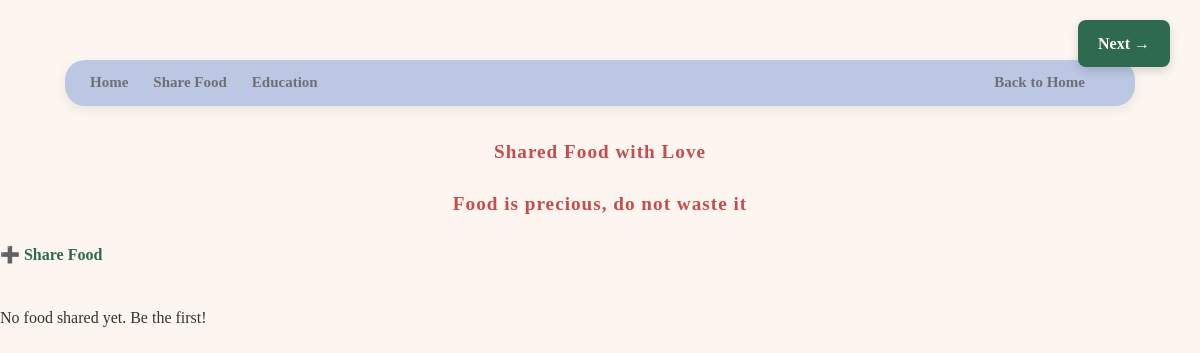
The page /index on the database as committed earlier.
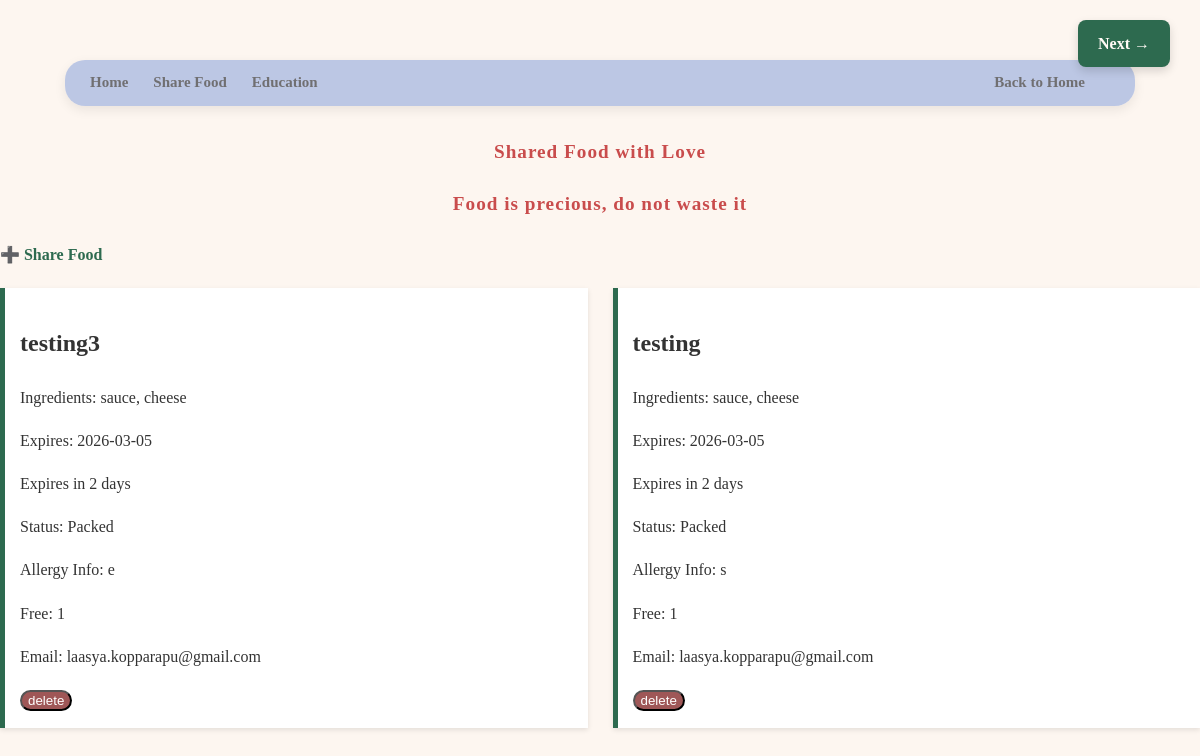
The same page on the database as committed later.
### tables this page shows
CREATE TABLE food (
                id INTEGER PRIMARY KEY AUTOINCREMENT,
                food_name TEXT,
                ingredients TEXT,
                expiry_date TEXT,
                packed_status TEXT,
                allergy_info TEXT,
                is_free INTEGER,
                timestamp DATETIME DEFAULT CURRENT_TIMESTAMP,
                email TEXT
            );

### app.py (the view)
@app.route('/index')
def index():
    with sqlite3.connect(DATABASE) as conn:
        cur = conn.cursor()
        cur.execute("SELECT * FROM food ORDER BY timestamp DESC")
        items = cur.fetchall()
    today = datetime.now().replace(hour = 0, minute = 0, second = 0, microsecond= 0)
    food_with_expiry = []
    if session.get("is_admin"):
        for item in items:
            if item[3]:
                try:
                    expiry_date = datetime.strptime(item[3], "%Y-%m-%d")
                    days_left = (expiry_date - today).days
                    food_with_expiry.append({
                        "item": item,
                        "days_left": days_left
                    })
                except ValueError:
                    continue
    else:
        for item in items:
            expiry_date = datetime.strptime(item[3], "%Y-%m-%d")
            days_left = (expiry_date - today).days
            if expiry_date > today:
                food_with_expiry.append({
                    "item": item,
                    "days_left": days_left
                })
    return render_template('index.html', food_with_expiry = food_with_expiry)

### templates/index.html (shortened to what this page needs)
<!DOCTYPE html>
<html>
<head>
    <link rel="stylesheet" href="{{ url_for('static', filename='style.css') }}">
</head>
<body>
    <div class="navbar">
    <a href="{{ url_for('index') }}">Home</a>
    <a href="{{ url_for('submit') }}">Share Food</a>
    <a href="{{ url_for('education') }}">Education</a>
    {% if session.get("is_admin") %}
        <a href="{{ url_for('logout') }}" class="nav-right">Logout</a>
    {% else %}
        <a href="{{ url_for('login') }}" class="nav-right">Back to Home</a>
    {% endif %}
    </div>
    <h1>Shared Food with Love</h1>
    <h1>Food is precious, do not waste it</h1>
    <a href="{{ url_for('submit') }}">➕ Share Food</a>
    <a href="{{ url_for('education') }}" class="next-btn">Next →</a>
    <div class="food-list">
        {% for food in food_with_expiry %}
            <div class="food-card">
                <h2>{{ food.item[1] }}</h2>
                <p>Ingredients: {{ food.item[2] }}</p>
                <p>Expires: {{ food.item[3] }}</p>
                {% if food.days_left < 0 %}
                    <span class="expiry expired">Expired</span>
                {% elif food.days_left == 0 %}
                    <span class="expiry today">Expires today</span>
                {% else %}
                    <span class="expiry soon">Expires in {{ food.days_left }} day{{ 's' if food.days_left > 1 else '' }}</span>
                {% endif %}
                <p>Status: {{ food.item[4] }}</p>
                <p>Allergy Info: {{ food.item[5] }}</p>
                <p>Free: {{ food.item[6] }}</p>
                <p>Email: {{food.item[8] }}</p>
                <form action="{{ url_for('delete_food', food_id=food.item[0])}}"
                method = "POST"
                onsubmit = 'return confirm("Are you sure you want to delete?");'
                >
                <button type="submit" class="delete-btn">
                    delete
                </button>
                </form>
            </div>
        {% else %}
            <p>No food shared yet. Be the first!</p>
        {% endfor %}
    </div>
</body>
</html>

### static/style.css (style rules this page uses)
body { font-family: 'Times New Roman', Times, serif, sans-serif; margin: 60px auto; background-color: #fdf6f0; color: #333; line-height: 1.7; align-items: center; }
h1 { color: #c94c4c; text-align: center; font-size:larger; letter-spacing: 1px; margin-bottom: 20px; }
a { text-decoration: none; color: #2d6a4f; font-weight: bold; }
.food-list { margin-top: 20px; display: grid; gap: 25px; grid-template-columns: repeat(2, 1fr) }
.food-card { background-color: #fff; padding: 15px; margin-bottom: 15px; border-left: 5px solid #2d6a4f; box-shadow: 0 2px 5px rgba(0,0,0,0.1); }
.next-btn { position: absolute; top: 20px; right: 30px; background-color: #2d6a4f; color: #fffaf5; text-decoration: none; font-weight: bold; padding: 10px 20px; border-radius: 8px; box-shadow: 0 4px 10px rgba(0, 0, 0, 0.15); transition: all 0.3s ease; }
.delete-btn { background-color: #9f5757; color: white; border-radius: 15px; cursor: pointer; }
.navbar { background-color: #b4c2e3e3; padding: 10px 25px; display: flex; align-items: center; border-radius: 20px; width: 85%; margin: 25px auto 30px auto; box-shadow: 0 4px 12px rgba(0, 0, 0, 0.08); }
.navbar a { color: #706f71; text-decoration: none; margin-right: 25px; font-weight: 600; font-size: 15px; transition: 0.2s ease; }
.nav-right { margin-left: auto; }

Rows that differ between the two databases and show on the page:
added food: food_name "testing3", ingredients "sauce, cheese", expiry_date "2026-03-05", packed_status "Packed", allergy_info "e", is_free "1", email "laasya.kopparapu@gmail.com"
added food: food_name "testing", ingredients "sauce, cheese", expiry_date "2026-03-05", packed_status "Packed", allergy_info "s", is_free "1", email "laasya.kopparapu@gmail.com"
Other text that changed with them:
new list line: "Ingredients: Expires: Expires in 2 day s Status: Allergy Info: Free: Email: delete"
text no longer shown: "No food shared yet. Be the first!"
